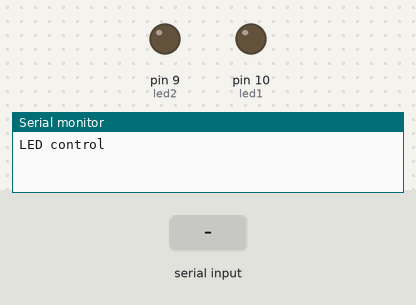
The sketch below on a simulated Arduino Uno, built with avr-gcc and run on an emulated ATmega328P. Shown: output pins drawn as LEDs (lit = HIGH), the last lines printed to the serial monitor. Inputs (shaded band) come from the test bench.

Above: at 1.2 s.
1.3 s: "1" received over Serial
At 1.7 s:
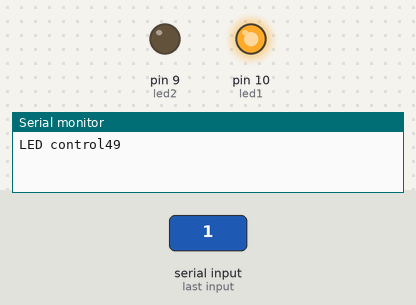
2.9 s: "2" received over Serial
At 4.1 s:
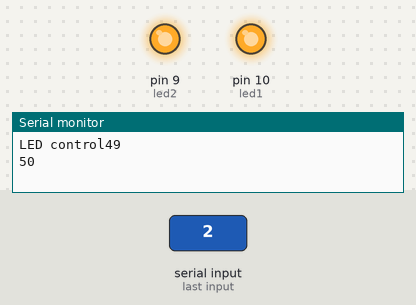
4.5 s: "0" received over Serial
At 5.3 s:
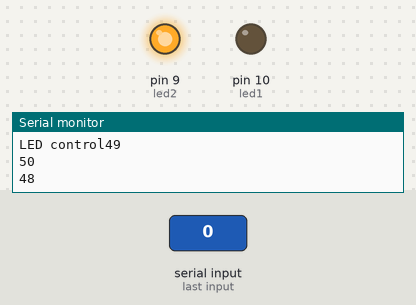
6.1 s: "3" received over Serial
At 6.5 s:
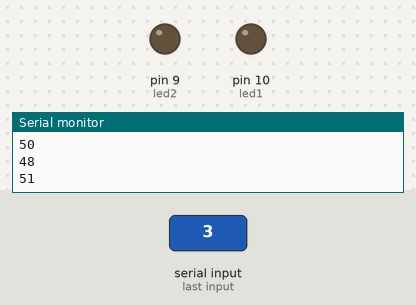
Timing chart, 0 to 8.7 s (numbered marks = the images above; inputs shaded):
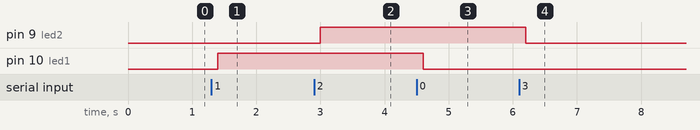

Measured:
- after the input at 1.3 s, pin 10 (led1): LOW → HIGH after 0.10 s
- after the input at 2.9 s, pin 9 (led2): LOW → HIGH after 0.10 s
- after the input at 4.5 s, pin 10 (led1): HIGH → LOW after 0.10 s
- after the input at 6.1 s, pin 9 (led2): HIGH → LOW after 0.10 s

The sketch:

Bluetooth-HC05.ino
```cpp
int led1 =10, led2=9;
void setup() {
 pinMode(led1, OUTPUT);pinMode(led2, OUTPUT);
 Serial.begin(9600);
 Serial.print("LED control");
 // test led
// for (int i=0; i<5; i++){
//  digitalWrite(led1, HIGH); delay(1000);
//  digitalWrite(led1, LOW); delay(1000);
//  digitalWrite(led2, HIGH); delay(1000);
//  digitalWrite(led2, LOW); delay(1000);
// }
}

void loop() {
  int x = Serial.read();
  if (x!=-1) { Serial.println(x);delay(100); }
  // one to on led1
  if (x==49) digitalWrite(led1, HIGH);
  // zero to off led1
  if (x==48) digitalWrite(led1, LOW);

   // 2 to on led2
  if (x==50) digitalWrite(led2, HIGH);
  // 3 to off led2
  if (x==51) digitalWrite(led2, LOW);
//  delay(1000);
}
```
